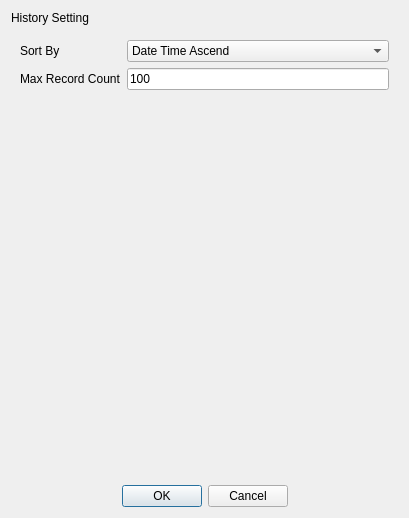
<?xml version="1.0" encoding="UTF-8"?>
<ui version="4.0">
 <class>HistorySettingDialog</class>
 <widget class="QDialog" name="HistorySettingDialog">
  <property name="geometry">
   <rect>
    <x>0</x>
    <y>0</y>
    <width>409</width>
    <height>518</height>
   </rect>
  </property>
  <property name="windowTitle">
   <string>History Setting</string>
  </property>
  <layout class="QGridLayout" name="gridLayout">
   <item row="0" column="0">
    <widget class="QLabel" name="lblDialogTitle">
     <property name="minimumSize">
      <size>
       <width>0</width>
       <height>0</height>
      </size>
     </property>
     <property name="maximumSize">
      <size>
       <width>16777215</width>
       <height>16777215</height>
      </size>
     </property>
     <property name="text">
      <string>History Setting</string>
     </property>
    </widget>
   </item>
   <item row="1" column="0">
    <widget class="QWidget" name="wgtDetail" native="true">
     <layout class="QFormLayout" name="formLayout">
      <item row="0" column="0">
       <widget class="QLabel" name="lblSortBy">
        <property name="font">
         <font>
          <italic>false</italic>
          <bold>false</bold>
         </font>
        </property>
        <property name="text">
         <string>Sort By</string>
        </property>
       </widget>
      </item>
      <item row="0" column="1">
       <widget class="QComboBox" name="comboSortBy">
        <property name="font">
         <font>
          <italic>false</italic>
          <bold>false</bold>
         </font>
        </property>
        <item>
         <property name="text">
          <string>Date Time Ascend</string>
         </property>
        </item>
        <item>
         <property name="text">
          <string>Date Time Descend</string>
         </property>
        </item>
       </widget>
      </item>
      <item row="1" column="0">
       <widget class="QLabel" name="lblRecordNum">
        <property name="font">
         <font>
          <italic>false</italic>
          <bold>false</bold>
         </font>
        </property>
        <property name="text">
         <string>Max Record Count</string>
        </property>
       </widget>
      </item>
      <item row="1" column="1">
       <widget class="QLineEdit" name="editMaxRecord">
        <property name="font">
         <font>
          <italic>false</italic>
          <bold>false</bold>
         </font>
        </property>
        <property name="text">
         <string>100</string>
        </property>
        <property name="placeholderText">
         <string>请输入默认网关</string>
        </property>
       </widget>
      </item>
      <item row="2" column="0">
       <spacer name="verticalSpacer">
        <property name="orientation">
         <enum>Qt::Orientation::Vertical</enum>
        </property>
        <property name="sizeHint" stdset="0">
         <size>
          <width>20</width>
          <height>40</height>
         </size>
        </property>
       </spacer>
      </item>
     </layout>
    </widget>
   </item>
   <item row="2" column="0">
    <widget class="QDialogButtonBox" name="btnBoxConfirm">
     <property name="locale">
      <locale language="English" country="UnitedStates"/>
     </property>
     <property name="orientation">
      <enum>Qt::Orientation::Horizontal</enum>
     </property>
     <property name="standardButtons">
      <set>QDialogButtonBox::StandardButton::Cancel|QDialogButtonBox::StandardButton::Ok</set>
     </property>
     <property name="centerButtons">
      <bool>true</bool>
     </property>
    </widget>
   </item>
  </layout>
 </widget>
 <resources/>
 <connections>
  <connection>
   <sender>btnBoxConfirm</sender>
   <signal>accepted()</signal>
   <receiver>HistorySettingDialog</receiver>
   <slot>accept()</slot>
   <hints>
    <hint type="sourcelabel">
     <x>248</x>
     <y>254</y>
    </hint>
    <hint type="destinationlabel">
     <x>157</x>
     <y>274</y>
    </hint>
   </hints>
  </connection>
  <connection>
   <sender>btnBoxConfirm</sender>
   <signal>rejected()</signal>
   <receiver>HistorySettingDialog</receiver>
   <slot>reject()</slot>
   <hints>
    <hint type="sourcelabel">
     <x>316</x>
     <y>260</y>
    </hint>
    <hint type="destinationlabel">
     <x>286</x>
     <y>274</y>
    </hint>
   </hints>
  </connection>
 </connections>
</ui>
